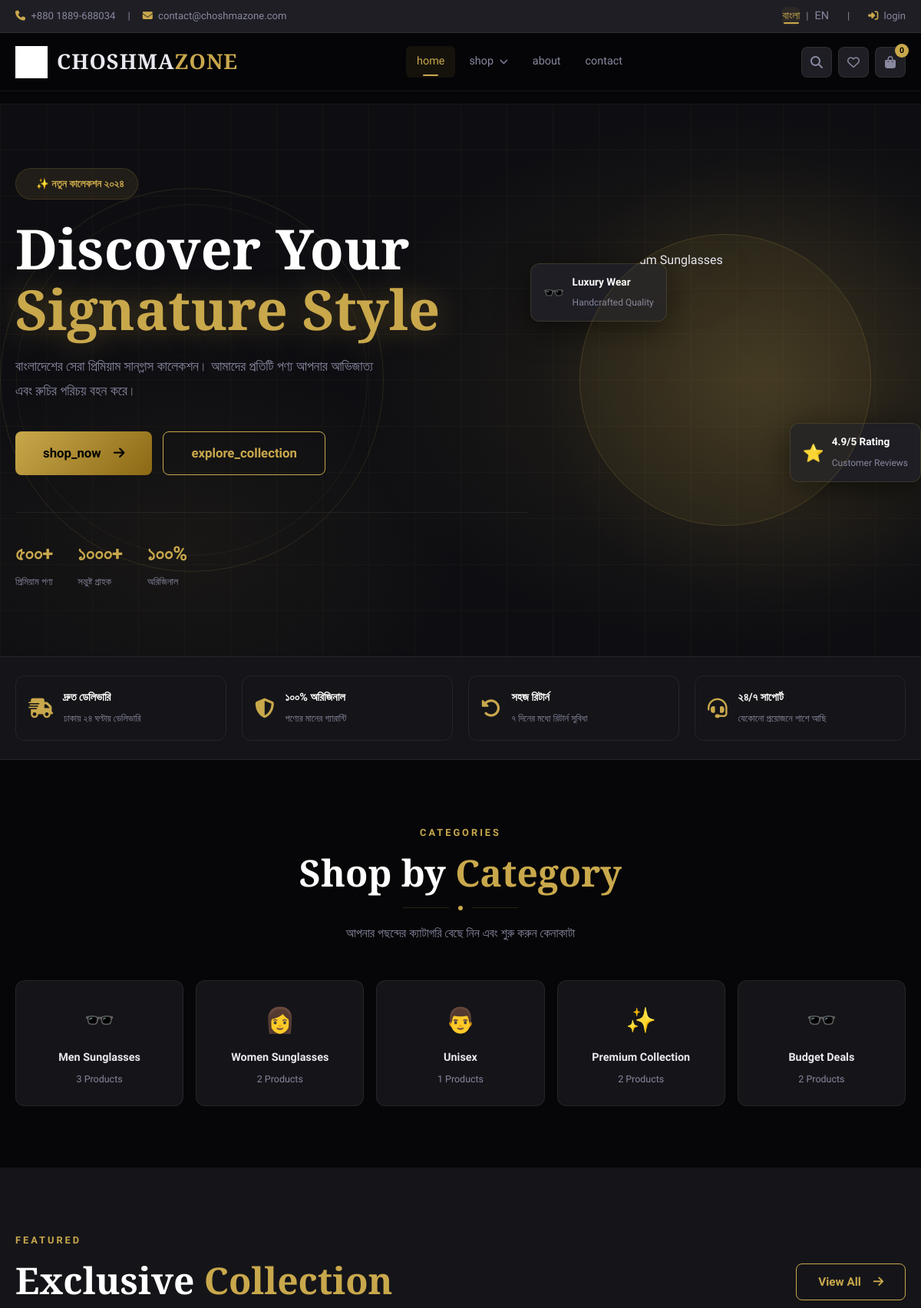
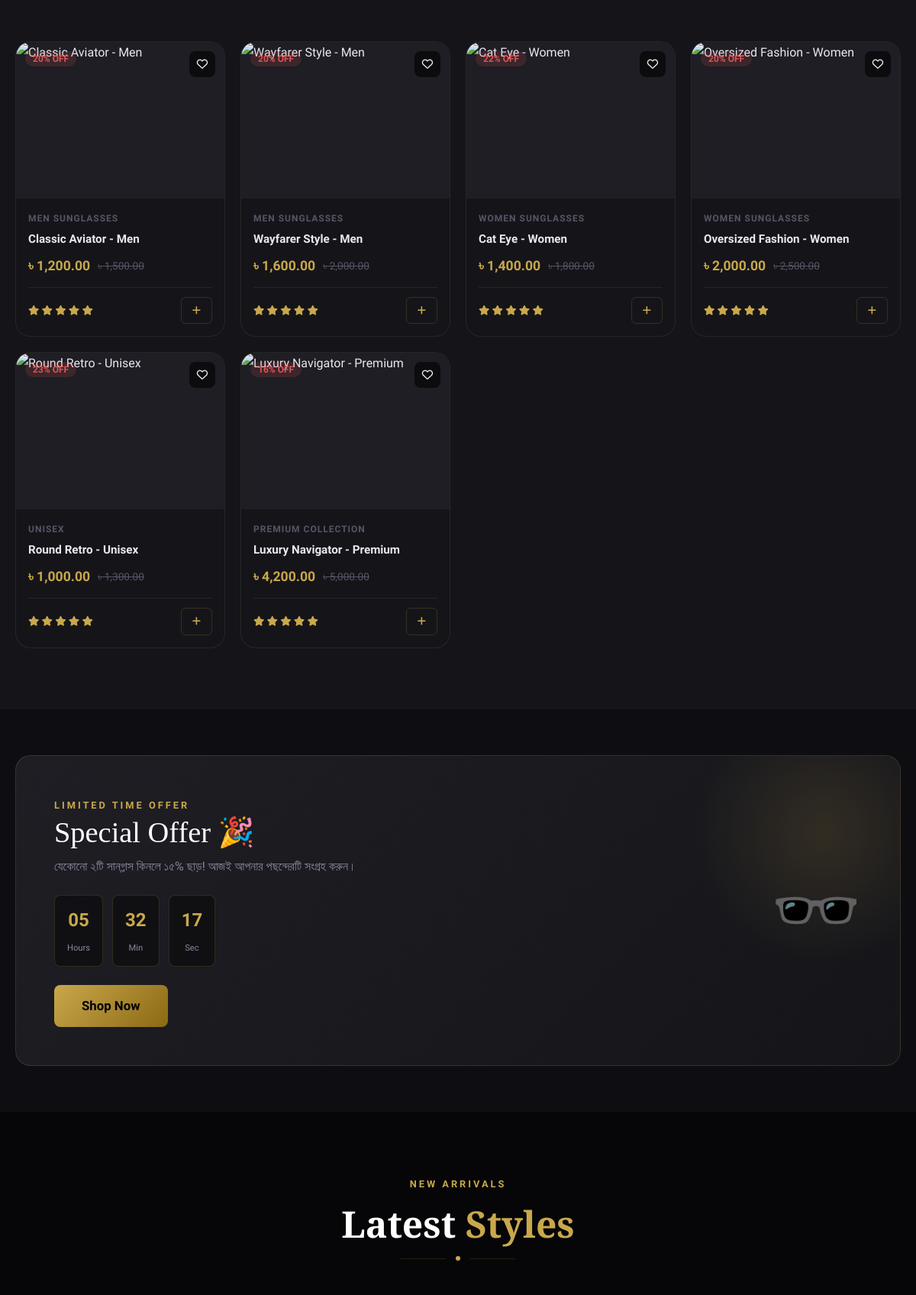
The page / (upper part) on the database its author committed (2 pictures, top to bottom).
### tables this page shows
CREATE TABLE IF NOT EXISTS categories (
    id INT AUTO_INCREMENT PRIMARY KEY,
    name VARCHAR(100) NOT NULL,
    slug VARCHAR(100) UNIQUE NOT NULL
);

CREATE TABLE IF NOT EXISTS products (
    id INT AUTO_INCREMENT PRIMARY KEY,
    category_id INT,
    name VARCHAR(255) NOT NULL,
    description TEXT,
    price DECIMAL(10, 2) NOT NULL,
    discount_price DECIMAL(10, 2),
    stock_quantity INT DEFAULT 0,
    image_url VARCHAR(255),
    is_featured BOOLEAN DEFAULT FALSE,
    created_at TIMESTAMP DEFAULT CURRENT_TIMESTAMP,
    FOREIGN KEY (category_id) REFERENCES categories(id)
);

### core/Database.php (called while the page is built, shortened)
<?php
class Database {
    private static $instance = null;
    private function __construct() {
        try {
            $this->conn = new PDO(
                "mysql:host=" . DB_HOST . ";dbname=" . DB_NAME,
                DB_USER,
                DB_PASS,
                [PDO::ATTR_ERRMODE => PDO::ERRMODE_EXCEPTION]
            );
        } catch (PDOException $e) {
            die("Connection failed: " . $e->getMessage());
        }
    }
    public static function getInstance() {
        if (!self::$instance) {
            self::$instance = new Database();
        }
        return self::$instance->conn;
    }
}

### models/Product.php (called while the page is built, shortened)
<?php
class Product {
    private $db;
    public function __construct() {
        $this->db = Database::getInstance();
    }
    public function getFeatured() {
        $stmt = $this->db->prepare("SELECT p.*, c.name as category_name FROM products p LEFT JOIN categories c ON p.category_id = c.id WHERE p.is_featured = 1 LIMIT 8");
        $stmt->execute();
        return $stmt->fetchAll(PDO::FETCH_ASSOC);
    }
}

### views/shop/product_card.php (the view, shortened to what this page needs)
<div class="product-card" data-id="<?= $product['id'] ?>" data-name="<?= e($product['name']) ?>" data-price="<?= $product['discount_price'] > 0 ? $product['discount_price'] : $product['price'] ?>" data-category="<?= $product['category_id'] ?? '' ?>">
    <div class="product-img-wrap">
        <?php if ($product['discount_price'] > 0): ?>
        <div class="product-badges">
            <span class="badge badge-red"><?= round((1 - $product['discount_price'] / $product['price']) * 100) ?>% OFF</span>
        </div>
        <?php endif; ?>
        <button class="wishlist-btn" onclick="toggleWishlist(this, '<?= $product['id'] ?>', '<?= e($product['name']) ?>')" data-id="<?= $product['id'] ?>">
            <i class="far fa-heart"></i>
        </button>
        <a href="<?= SITE_URL ?>/shop/product/<?= $product['id'] ?>">
        </a>
    </div>
    <div class="product-info">
        <div class="product-brand"><?= e($product['category_name'] ?? 'Premium Collection') ?></div>
        <h3 class="product-name">
            <a href="<?= SITE_URL ?>/shop/product/<?= $product['id'] ?>"><?= e($product['name']) ?></a>
        </h3>
        <div class="product-price">
            <?php if ($product['discount_price'] > 0): ?>
            <span class="price-current"><?= formatPrice($product['discount_price']) ?></span>
            <span class="price-old"><?= formatPrice($product['price']) ?></span>
            <?php else: ?>
            <span class="price-current"><?= formatPrice($product['price']) ?></span>
            <?php endif; ?>
        </div>
        <div class="product-footer">
            <div class="product-stars">
                <i class="fas fa-star"></i>
                <i class="fas fa-star"></i>
                <i class="fas fa-star"></i>
                <i class="fas fa-star"></i>
                <i class="fas fa-star"></i>
            </div>
            <button class="add-cart-btn" onclick="addToCart('<?= $product['id'] ?>', '<?= e($product['name']) ?>', '<?= $product['discount_price'] > 0 ? $product['discount_price'] : $product['price'] ?>', '<?= asset('images/products/' . ($product['image_url'] ?? 'placeholder.png')) ?>', '<?= e($product['category_name'] ?? 'ChoshmaZone') ?>')">
                <i class="fas fa-plus"></i>
            </button>
        </div>
    </div>
</div>

### views/home/index.php (shortened to what this page needs)
<section class="hero">
    <div class="hero-bg"></div>
    <div class="hero-grid"></div>
    <div class="hero-circle-ring"></div>
    <div class="container">
        <div class="row align-items-center">
            <div class="col-lg-7">
                <div class="hero-content">
                    <div class="hero-badge">
                        <span class="badge-dot"></span> ✨ নতুন কালেকশন ২০২৪
                    </div>
                    <h1 class="hero-title">
                        Discover Your <br>
                        <span class="gold-text">Signature Style</span>
                    </h1>
                    <p class="hero-sub">
                        বাংলাদেশের সেরা প্রিমিয়াম সানগ্লাস কালেকশন। আমাদের প্রতিটি পণ্য আপনার আভিজাত্য এবং রুচির পরিচয় বহন করে।
                    </p>
                    <div class="hero-cta">
                        <a href="<?= SITE_URL ?>/shop" class="btn btn-gold btn-lg"><?= __('shop_now') ?> <i class="fas fa-arrow-right ms-2"></i></a>
                        <a href="<?= SITE_URL ?>/shop?sort=newest" class="btn btn-outline-gold btn-lg"><?= __('explore_collection') ?></a>
                    </div>
                    <div class="hero-stats">
                        <div class="stat-item">
                            <span class="stat-num">৫০০+</span>
                            <span class="stat-label">প্রিমিয়াম পণ্য</span>
                        </div>
                        <div class="stat-item">
                            <span class="stat-num">১০০০+</span>
                            <span class="stat-label">সন্তুষ্ট গ্রাহক</span>
                        </div>
                        <div class="stat-item">
                            <span class="stat-num">১০০%</span>
                            <span class="stat-label">অরিজিনাল</span>
                        </div>
                    </div>
                </div>
            </div>
            <div class="col-lg-5 d-none d-lg-block">
                <div class="hero-visual">
                    <div class="hero-img-wrap">
                        <img src="<?= asset('images/hero-glasses.png') ?>" alt="Premium Sunglasses" class="hero-img" onerror="this.src='<?= asset('images/placeholder.png') ?>'">
                    </div>
                    <div class="hero-floating-badge badge-1">
                        <div class="hfb-icon text-gold">🕶️</div>
                        <div class="hfb-text">
                            <strong>Luxury Wear</strong>
                            <span>Handcrafted Quality</span>
                        </div>
                    </div>
                    <div class="hero-floating-badge badge-2">
                        <div class="hfb-icon text-gold">⭐</div>
                        <div class="hfb-text">
                            <strong>4.9/5 Rating</strong>
                            <span>Customer Reviews</span>
                        </div>
                    </div>
                </div>
            </div>
        </div>
    </div>
</section>
<section class="features-strip">
    <div class="container">
        <div class="features-grid">
            <div class="feature-item">
                <i class="fas fa-shipping-fast feature-icon"></i>
                <div class="feature-text">
                    <strong>দ্রুত ডেলিভারি</strong>
                    <small>ঢাকায় ২৪ ঘণ্টায় ডেলিভারি</small>
                </div>
            </div>
            <div class="feature-item">
                <i class="fas fa-shield-alt feature-icon"></i>
                <div class="feature-text">
                    <strong>১০০% অরিজিনাল</strong>
                    <small>পণ্যের মানের গ্যারান্টি</small>
                </div>
            </div>
            <div class="feature-item">
                <i class="fas fa-undo-alt feature-icon"></i>
                <div class="feature-text">
                    <strong>সহজ রিটার্ন</strong>
                    <small>৭ দিনের মধ্যে রিটার্ন সুবিধা</small>
                </div>
            </div>
            <div class="feature-item">
                <i class="fas fa-headset feature-icon"></i>
                <div class="feature-text">
                    <strong>২৪/৭ সাপোর্ট</strong>
                    <small>যেকোনো প্রয়োজনে পাশে আছি</small>
                </div>
            </div>
        </div>
    </div>
</section>
<section class="section">
    <div class="container">
        <div class="section-header">
            <span class="section-tag">Categories</span>
            <h2 class="section-title">Shop by <span>Category</span></h2>
            <div class="section-line">
                <div class="section-line-dot"></div>
            </div>
            <p class="section-desc">আপনার পছন্দের ক্যাটাগরি বেছে নিন এবং শুরু করুন কেনাকাটা</p>
        </div>
        <div class="categories-grid">
            <?php
            $cat_icons = [1 => '🕶️', 2 => '👩', 3 => '👨', 4 => '✨'];
            foreach ($categories as $cat):
            ?>
            <a href="<?= SITE_URL ?>/shop?category=<?= $cat['id'] ?>" class="category-card">
                <div class="cat-icon"><?= $cat_icons[$cat['id']] ?? '🕶️' ?></div>
                <div class="cat-name"><?= e($cat['name']) ?></div>
                <div class="cat-count"><?= $cat['product_count'] ?> Products</div>
            </a>
            <?php endforeach; ?>
        </div>
    </div>
</section>
<?php if (!empty($featured)): ?>
<section class="section bg-dark-2">
    <div class="container">
        <div class="section-header d-flex justify-content-between align-items-end text-start">
            <div>
                <span class="section-tag">Featured</span>
                <h2 class="section-title">Exclusive <span>Collection</span></h2>
            </div>
            <a href="<?= SITE_URL ?>/shop" class="btn btn-outline-gold mb-3">View All <i class="fas fa-arrow-right ms-2"></i></a>
        </div>
        <div class="products-grid">
            <?php foreach ($featured as $product): ?>
            <?php include APP_PATH . '/views/shop/product_card.php'; ?>
            <?php endforeach; ?>
        </div>
    </div>
</section>
<?php endif; ?>
<section class="promo-section">
    <div class="container">
        <div class="promo-banner">
            <div class="promo-content">
                <span class="promo-tag">Limited Time Offer</span>
                <h2 class="promo-title">Special Offer 🎉</h2>
                <p class="promo-desc">যেকোনো ২টি সানগ্লাস কিনলে ১৫% ছাড়! আজই আপনার পছন্দেরটি সংগ্রহ করুন।</p>
                <div class="promo-timer" id="promo-timer">
                    <div class="timer-box">
                        <span class="timer-num t-h">05</span>
                        <span class="timer-label">Hours</span>
                    </div>
                    <div class="timer-box">
                        <span class="timer-num t-m">32</span>
                        <span class="timer-label">Min</span>
                    </div>
                    <div class="timer-box">
                        <span class="timer-num t-s">17</span>
                        <span class="timer-label">Sec</span>
                    </div>
                </div>
                <a href="<?= SITE_URL ?>/shop" class="btn btn-gold btn-lg mt-4">Shop Now</a>
            </div>
            <div class="promo-badge">🕶️</div>
        </div>
    </div>
</section>
<?php if (!empty($new_arrivals)): ?>
<section class="section">
    <div class="container">
        <div class="section-header">
            <span class="section-tag">New Arrivals</span>
            <h2 class="section-title">Latest <span>Styles</span></h2>
            <div class="section-line">
                <div class="section-line-dot"></div>
            </div>
        </div>
            <?php foreach ($new_arrivals as $product): ?>
            <?php include APP_PATH . '/views/shop/product_card.php'; ?>
            <?php endforeach; ?>
    </div>
</section>
<?php endif; ?>

### rows shown on the page
categories: id "🕶️", name "Men Sunglasses", product_count "3"
categories: id "👩", name "Women Sunglasses", product_count "2"
categories: id "👨", name "Unisex", product_count "1"
categories: id "✨", name "Premium Collection", product_count "2"
categories: id "🕶️", name "Budget Deals", product_count "2"
products: (1 - $product['discount_price'] / $product['price']) * 100 "20", category.name "MEN SUNGLASSES", name "Classic Aviator - Men", discount_price "৳ 1,200.00", price "৳ 1,500.00"
products: (1 - $product['discount_price'] / $product['price']) * 100 "20", category.name "MEN SUNGLASSES", name "Wayfarer Style - Men", discount_price "৳ 1,600.00", price "৳ 2,000.00"
products: (1 - $product['discount_price'] / $product['price']) * 100 "22", category.name "WOMEN SUNGLASSES", name "Cat Eye - Women", discount_price "৳ 1,400.00", price "৳ 1,800.00"
products: (1 - $product['discount_price'] / $product['price']) * 100 "20", category.name "WOMEN SUNGLASSES", name "Oversized Fashion - Women", discount_price "৳ 2,000.00", price "৳ 2,500.00"
products: (1 - $product['discount_price'] / $product['price']) * 100 "23", category.name "UNISEX", name "Round Retro - Unisex", discount_price "৳ 1,000.00", price "৳ 1,300.00"
products: (1 - $product['discount_price'] / $product['price']) * 100 "16", category.name "PREMIUM COLLECTION", name "Luxury Navigator - Premium", discount_price "৳ 4,200.00", price "৳ 5,000.00"

### other values the page prints
__('login') "login"
__('home') "home"
__('shop') "shop"
__('about') "about"
__('contact') "contact"
cartCount() "0"
__('shop_now') "shop_now"
__('explore_collection') "explore_collection"
